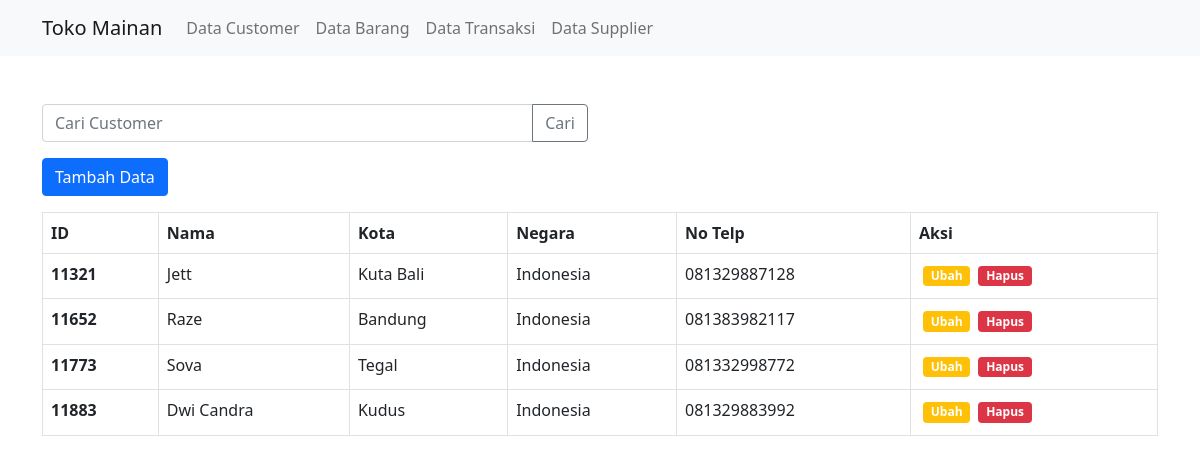
/public/Customer, run on the app's committed database.
### tables this page shows
CREATE TABLE `tbl_customer` (
  `id` int(10) NOT NULL,
  `name` varchar(20) NOT NULL,
  `city` varchar(20) NOT NULL,
  `country` varchar(20) NOT NULL,
  `phone` varchar(20) NOT NULL
);

### app/core/Controller.php (called while the page is built, shortened)
<?php
class Controller{
    public function view($view,$data=[]){
        require_once '../app/views/'.$view.'.php';
    }
    public function model($model){
        return new $model;
    }
}

### app/controllers/Customer.php (called while the page is built, shortened)
<?php
class Customer extends Controller
{
    public function index()
    {
        $data['title'] = 'Customer';
        $data['customer'] = $this->model('ModelCustomer')->getAllCustomer();
        $this->view('customer/index', $data);
    }
}

### app/core/App.php (called while the page is built, shortened)
<?php
class App
{
    protected $method = 'index';
    protected $params = [];
    public function __construct()
    {
        $this->controller = new $this->controller;
        call_user_func_array([$this->controller, $this->method], $this->params);
    }
}

### public/index.php (called while the page is built, shortened)
<?php
$app = new App;

### app/core/Database.php (called while the page is built, shortened)
<?php
class Database
{
    private $host = DB_HOST;
    private $user = DB_USER;
    private $pass = DB_PASS;
    private $db_name = DB_NAME;
    private $dbh;
    private $stmt;
    public function __construct()
    {
        $dsn = "mysql:host=$this->host;dbname=$this->db_name";
        $option = [
            PDO::ATTR_PERSISTENT => true,
            PDO::ATTR_ERRMODE => PDO::ERRMODE_EXCEPTION
        ];
        try {
            $this->dbh = new PDO($dsn, $this->user, $this->pass,$option);
        } catch (PDOException $e) {
            die($e->getMessage());
        }
    }
    public function query($query){
        $this->stmt = $this->dbh->prepare($query);
    }
    public function execute(){
        $this->stmt->execute();
    }
    public function resultSet(){
        $this->execute();
        return $this->stmt->fetchAll(PDO::FETCH_ASSOC);
    }
}

### app/models/ModelCustomer.php (called while the page is built, shortened)
<?php
class ModelCustomer{
    private $table = "tbl_customer";
    private $db;
    public function __construct()
    {
        $this->db = new Database;
    }
    public function getAllCustomer(){
        $this->db->query('SELECT * FROM '.$this->table);
        return $this->db->resultSet();
    }
}

### app/views/customer/index.php (the view, shortened to what this page needs)
<div class="container mt-5">
    <div class="row mb-3">
        <div class="col-lg-6">
            <form action="<?= BASEURL; ?>Customer/search" method="POST">
                <div class="input-group">
                    <input type="text" class="form-control" placeholder="Cari Customer" name="keyword" id="keyword" autocomplete="off">
                    <button class="btn btn-outline-secondary" type="submit" id="tombolcari">Cari</button>
                </div>
            </form>
        </div>
    </div>
    <div class="row mb-3">
        <div class="col-lg-6">
            <button type="button" class="btn btn-primary tambahData" data-bs-toggle="modal" data-bs-target="#formModal">
                Tambah Data
            </button>
        </div>
    </div>
    <table class="table table-bordered mb-5">
        <thead>
            <tr>
                <th scope="col">ID</th>
                <th scope="col">Nama</th>
                <th scope="col">Kota</th>
                <th scope="col">Negara</th>
                <th scope="col">No Telp</th>
                <th scope="col">Aksi</th>
            </tr>
        </thead>
        <tbody>
            <?php
            foreach ($data['customer'] as $cs) :
            ?>
                <tr>
                    <th scope="row"><?= $cs['id']; ?></th>
                    <td><?= $cs['name']; ?></td>
                    <td><?= $cs['city']; ?></td>
                    <td><?= $cs['country']; ?></td>
                    <td><?= $cs['phone']; ?></td>
                    <td>
                        <a href="<?= BASEURL; ?>Customer/update/<?= $cs['id']; ?>" class="badge bg-warning float-start m-lg-1 tampilModalUpdate" data-bs-toggle="modal" data-bs-target="#formModal" data-id="<?= $cs['id'] ?>" style="text-decoration: none;">Ubah</a>
                        <a href="<?= BASEURL; ?>Customer/delete/<?= $cs['id']; ?>" class="badge bg-danger float-start m-lg-1" style="text-decoration: none;" onclick="return confirm('Ingin dihapus ?');">Hapus</a>
                    </td>
                </tr>
            <?php endforeach ?>
        </tbody>
    </table>
</div>

### data on the page
tbl_customer: id "11321", name "Jett", city "Kuta Bali", country "Indonesia", phone "081329887128"
tbl_customer: id "11652", name "Raze", city "Bandung", country "Indonesia", phone "081383982117"
tbl_customer: id "11773", name "Sova", city "Tegal", country "Indonesia", phone "081332998772"
tbl_customer: id "11883", name "Dwi Candra", city "Kudus", country "Indonesia", phone "081329883992"
